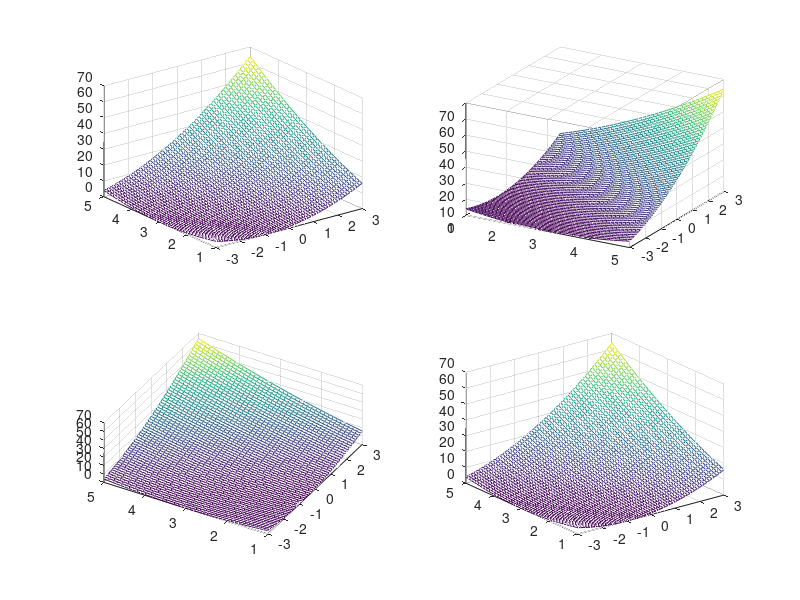

The MATLAB source for this figure: (Note: this script raises an error after producing the figure.)
x=-3:0.1:3;
y=1:0.1:5;
[X,Y]=meshgrid(x, y);
Z=(X+Y).^2;
subplot(2,2,1),mesh(X,Y,Z)
subplot(2,2,2),mesh(X,Y,Z),view(60,-30);
subplot(2,2,3),mesh(X,Y,Z),view(-60,60);
subplot(2,2,4),mesh(X,Y,Z),view(0,1,1);
%?